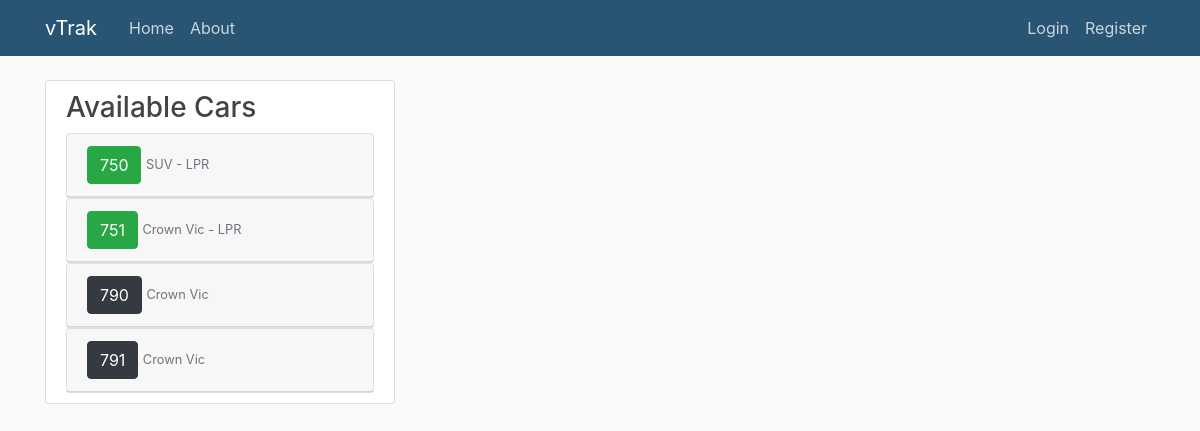
The page / on the database its author committed.
### vTrak/models.py (models this page shows, shortened)
class Vehicletable(models.Model):
    vehnum = models.CharField(max_length=3)
    vehtype = models.ForeignKey('Typetable', on_delete=models.PROTECT)
    is_lpr = models.BooleanField(default='False')
    isforpatrol = models.BooleanField(default='False')
    status = models.ForeignKey('Statustable', on_delete=models.PROTECT)
    is_active = models.BooleanField(default='False')
    datetaken = models.DateTimeField(default=timezone.now)

class Typetable(models.Model):
    type = models.CharField(max_length=10)
    def __str__(self):
        return self.type

### vTrak/views.py (the view)
# urls.py: 2. Add a URL to urlpatterns:  path('', views.home, name='home')
def home(request):
    vehinfo = {
        'Vehicleinfo': Vehicletable.objects.all()
    }
    return render(request,'vTrak/home.html',vehinfo)

### vTrak/templates/vTrak/home.html (shortened to what this page needs)
{% extends "vTrak/base.html" %}
{% block content %}
    <div class="row">
        <div class="col-md-4">
            <div class="content-section">
                <h3>Available Cars</h3>
                    <ul class="list-group">
                        {% for veh in Vehicleinfo %}
                            {% if veh.is_active and veh.isforpatrol %}
                                <div id="accordion" role="tablist">
                                    <div class="card">
                                        <div class="card-header" role="tab" id="headingOne">
                                        {% if veh.status_id == 2 %}
                                            <button class="btn btn-dark" data-toggle="collapse" href="#collapseInfo{{ veh.id }}" aria-expanded="true"
                                                    aria-controls="collapse{{ veh.id }}">
                                                {{ veh.vehnum }}
                                            </button>
                                            {% elif veh.status_id == 3 %}
                                            <button class="btn btn-secondary" data-toggle="collapse" href="#collapseInfo{{ veh.id }}" aria-expanded="true"
                                                    aria-controls="collapse{{ veh.id }}">
                                                {{ veh.vehnum }}
                                            </button>
                                            {% elif veh.status_id == 1 %}
                                            <button class="btn btn-success" data-toggle="collapse" href="#collapseInfo{{ veh.id }}" aria-expanded="true"
                                                    aria-controls="collapse{{ veh.id }}">
                                                {{ veh.vehnum }}
                                            </button>
                                        {% endif %}
                                            <small class="text-secondary"> {{ veh.vehtype }}
                                                {% if veh.is_lpr %}
                                                - LPR
                                                {% endif %}
                                            </small>
                                        </div>
                                    </div>
                                </div>
                            {% endif %}
                        {% endfor %}
                    </ul>
            </div>
        </div>
    </div>
{% endblock content %}

### vTrak/static/vTrak/main.css (style rules this page uses)
body { background: #fafafa; color: #333333; margin-top: 5rem; }
h1, h2, h3, h4, h5, h6 { color: #444444; }
ul { margin: 0; }
.content-section { background: #ffffff; padding: 10px 20px; border: 1px solid #dddddd; border-radius: 3px; margin-bottom: 20px; }

### rows shown on the page
Vehicletable: vehnum "750", vehtype "SUV", is_lpr "- LPR"
Vehicletable: vehnum "751", vehtype "Crown Vic", is_lpr "- LPR"
Vehicletable: vehnum "790", vehtype "Crown Vic"
Vehicletable: vehnum "791", vehtype "Crown Vic"
